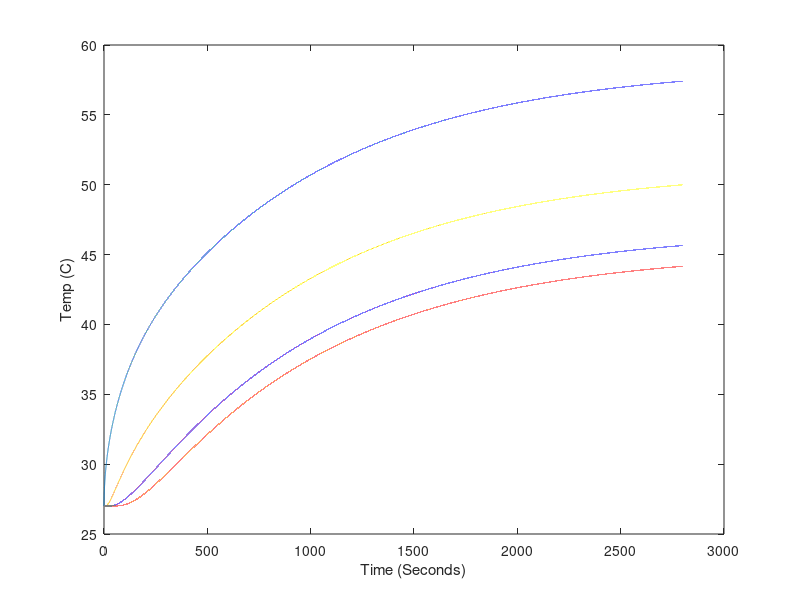

Here is the MATLAB script that generated this plot: (Note: this script raises an error after producing the figure.)
% ------------------------ %
% VERTICAL ROD SIMULATION  %
% ------------------------ %
% Details:
% Bare rod is held vertically, Kc values changes
% Power loss (along rod)
%     - radiation
%     - convection (note: Kc constant changes)
% Power in
%     - power resistor (not considered power loss out back)

% ====================
% == APPROIXIMATION ==
% ====================

% Setting the time and positions steps, and initial and final values
Nx = 140; %Number of steps in length
Nt = 100000; %Number of steps in time
t0 = 0; %Start time (s)
tf = 2800; %End time (s)
x0 = 0; %Start length (m)
xf = 0.3; %End length (m)

% Calculating the change is postion and time
dx = (xf - x0)/(Nx);
dt = (tf - t0)/(Nt);

% ===============
% == CONSTANTS ==
% ===============

a = 0.011; %Radius of the rod (m)
SBc = 5.67e-8; %Stefan-Boltzmann constant (W/(m^2K^4))
rho = 2.7e3; %Density of Al (kg/m^3)

% Constant Values we modify for a better fit
kc = 14; %Convection coefficient of horizontal Al rod (W/(m^2K))
k = 190; %Constant of conductivity of Al (W/(mK))
e = 0.10; %Emmisivity of sandblasted Al rod
Cp = 950; %Specific heat capacity of Al (J/(K kg))
Pinl = 7; %Power into the left side of the rod (W)

% Other values we can modify
Tamb = 273+27; %Ambient temperature (K)

% Predefined functions for changes in temperature (loss and gain)
dT_convec = @(Tx) (kc*2*(Tx-Tamb)*dt)/(Cp*rho*a); %Temperature change due to convection (K)
dT_rad = @(Tx) (e*SBc*2*(Tx.^4-Tamb^4)*dt)/(Cp*rho*a); %Temperature change due to radiation (K)
dT_convec_end = @(Tx) (kc*(Tx-Tamb)*dt)/(Cp*rho*dx);
dT_rad_end = @(Tx) (e*SBc*(Tx.^4-Tamb^4)*dt)/(Cp*rho*dx);
dT = @(P) (P * dt)/(Cp * pi*a^2*dx*rho); %Temperature change in chunk (K)

% ==================
% == START OF SIM ==
% ==================

% Creating the T matrix and defining its memory
T = zeros(Nx, Nt); %Array o temp over time, indices are (x,t)

% Initial
T(:,1) = ones(Nx,1) * Tamb; %Set all temperatures to Tamb

for time = 1:Nt-1
    %power in to rod
    T(1,time+1)=T(1,time)+dT(Pinl)+((k/(Cp*rho))*(T(2,time)-T(1,time))./dx^2)*dt;
    
    % Temperature changes due to conduction
    T(2:Nx-1,time+1)=T(2:Nx-1,time)+(k/(Cp*rho))*((T(3:Nx,time)-2*T(2:Nx-1,time)+T(1:Nx-2,time))./dx^2)*dt;
    T(Nx,time+1) = T(Nx,time)-((k/(Cp*rho))*(T(Nx,time)-T(Nx-1,time))./dx^2)*dt;

	% Temperature loss due to Radiation adn Convection along the rod
    T(1:Nx,time+1)=T(1:Nx,time+1) - dT_convec(T(1:Nx,time+1)) - dT_rad(T(1:Nx,time+1));

    % Only power loss due to rad and convection at end of rod
    T(Nx,time+1)=T(Nx,time+1) - dT_convec_end(T(Nx,time+1)) - dT_rad_end(T(Nx,time+1));
end

% ==============
% == PLOTTING ==
% ==============

timeSim = linspace(0,tf,Nt);

% Plot of all points
% for position = 1:Nx
%     plot(timeSim,(T(position,:)-273));
%     hold on;
% end

plot(timeSim,(T(1,:)-273));
hold on
plot(timeSim,(T(Nx,:)-273));
plot(timeSim,(T(floor(Nx/3),:)-273));
plot(timeSim,(T(floor(Nx*2/3),:)-273));

xlabel('Time (Seconds)');
ylabel('Temp (C)');

timeDATA = timeDATA(1:size(T1, 2));
plot(timeDATA, T1, 'c', timeDATA, T2, 'y', timeDATA, T3, 'g', timeDATA, T4, 'r', timeDATA, T5, 'm')

hold off

% =============
% == CHI ^ 2 ==
% =============

% Calculate chai squared values
X1 = zeros(1,length(timeDATA));
X2 = zeros(1,length(timeDATA));
X3 = zeros(1,length(timeDATA));
X4 = zeros(1,length(timeDATA));

T = T-273; % Converting to Celsius

for tindex = 1:length(timeDATA)
   % Getting correct indices
   tcur = timeDATA(tindex);
   tmp = abs(timeSim-tcur);
   [idx idx] = min(tmp); %index of closest value
   TData1 = T1(tindex);
   TSim1 = T(Nx,idx);
   X1(tindex) = (TData1-TSim1)^2;
   
   TData2 = T2(tindex);
   TSim2 = T(floor(Nx*2/3),idx);
   X2(tindex) = (TData2-TSim2)^2;
   
   TData3 = T3(tindex);
   TSim3 = T(floor(Nx/3),idx);
   X3(tindex) = (TData3-TSim3)^2;
   
   TData4 = T4(tindex);
   TSim4 = T(1,idx);
   X4(tindex) = (TData4-TSim4)^2;
end

% Summing all chi^2 then totalling the values
Xsquare1 = sum(X1)/length(X1)
Xsquare2 = sum(X2)/length(X2)
Xsquare3 = sum(X3)/length(X3)
Xsquare4 = sum(X4)/length(X4)
XsquareTot = (Xsquare1^2 + Xsquare2^2 + Xsquare3^2 + Xsquare4^2)/4

